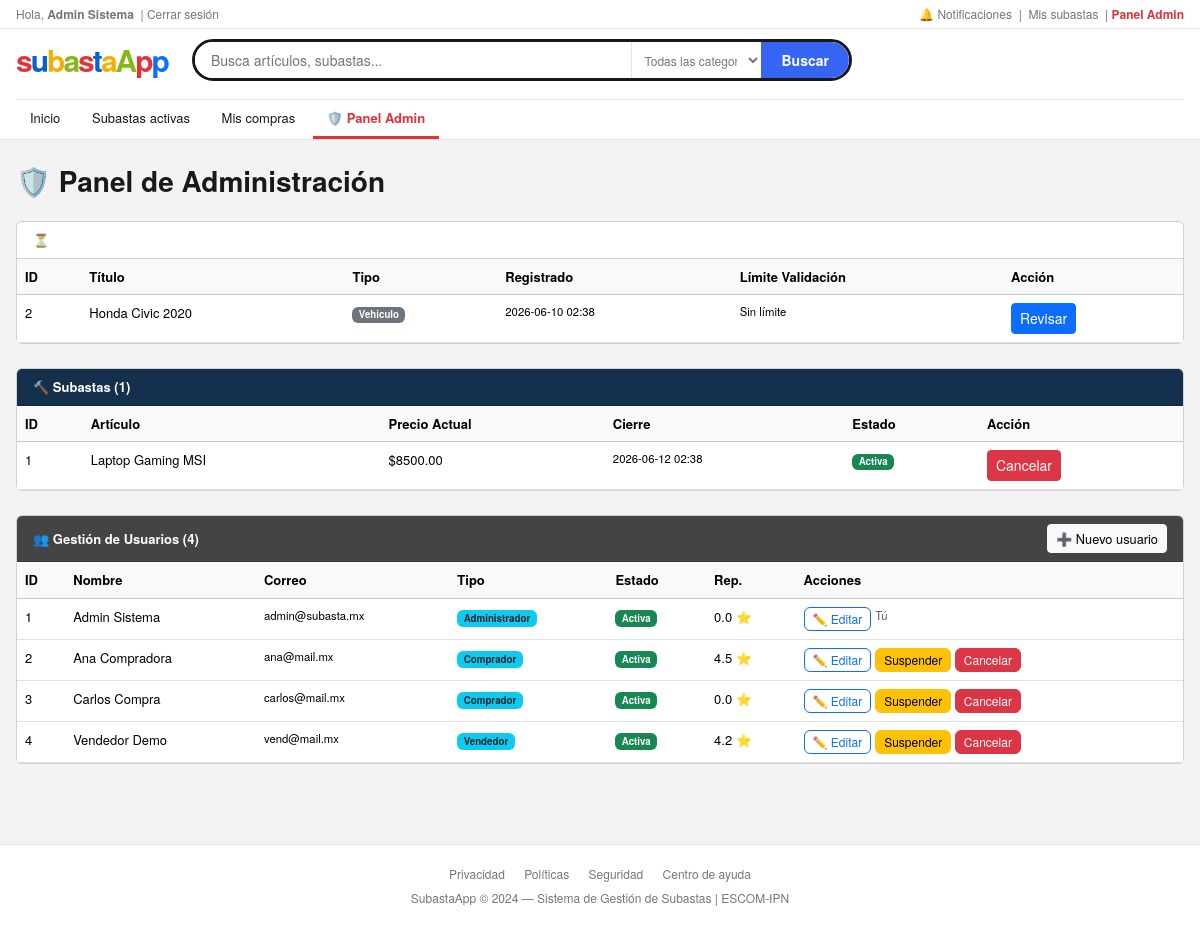
The app's page /admin (signed in) with its own data.
### tables this page shows
CREATE TABLE usuario (
        id_usuario      INTEGER PRIMARY KEY AUTOINCREMENT,
        nombre          TEXT    NOT NULL,
        correo          TEXT    NOT NULL UNIQUE,
        password_hash   TEXT    NOT NULL,
        id_tipo         INTEGER NOT NULL REFERENCES cat_tipo_usuario(id),
        id_estado       INTEGER NOT NULL DEFAULT 1 REFERENCES cat_estado_cuenta(id),
        reputacion      REAL    NOT NULL DEFAULT 0,
        total_cal       INTEGER NOT NULL DEFAULT 0,
        fecha_registro  TEXT    NOT NULL DEFAULT (datetime('now')),
        terminos_ok     INTEGER NOT NULL DEFAULT 0
    );

CREATE TABLE validacion (
        id_validacion   INTEGER PRIMARY KEY AUTOINCREMENT,
        id_articulo     INTEGER NOT NULL REFERENCES articulo(id_articulo),
        id_admin        INTEGER REFERENCES usuario(id_usuario),
        decision        TEXT,               -- Aprobado, Rechazado, Automatico
        comentario      TEXT,
        fecha_limite    TEXT,               -- para control del temporizador
        fecha_decision  TEXT,
        extendida       INTEGER DEFAULT 0
    );

CREATE TABLE articulo (
        id_articulo     INTEGER PRIMARY KEY AUTOINCREMENT,
        titulo          TEXT    NOT NULL,
        descripcion     TEXT    NOT NULL,
        id_tipo         INTEGER NOT NULL REFERENCES cat_tipo_articulo(id),
        id_condicion    INTEGER NOT NULL REFERENCES cat_condicion_articulo(id),
        ubicacion       TEXT,
        id_vendedor     INTEGER NOT NULL REFERENCES usuario(id_usuario),
        id_estado       INTEGER NOT NULL DEFAULT 1 REFERENCES cat_estado_articulo(id),
        fecha_registro  TEXT    NOT NULL DEFAULT (datetime('now')),
        imagen_path     TEXT
    );

CREATE TABLE cat_tipo_articulo (
        id   INTEGER PRIMARY KEY,
        tipo TEXT NOT NULL UNIQUE   -- General, Vehiculo, Inmueble, Digital, Entrada
    );

CREATE TABLE subasta (
        id_subasta      INTEGER PRIMARY KEY AUTOINCREMENT,
        id_articulo     INTEGER NOT NULL REFERENCES articulo(id_articulo),
        id_tipo         INTEGER NOT NULL REFERENCES cat_tipo_subasta(id),
        precio_base     REAL    NOT NULL,
        precio_actual   REAL    NOT NULL,
        incremento_min  REAL    NOT NULL DEFAULT 1,
        fecha_inicio    TEXT    NOT NULL,
        fecha_fin       TEXT    NOT NULL,
        id_estado       INTEGER NOT NULL DEFAULT 1 REFERENCES cat_estado_subasta(id),
        id_ganador      INTEGER REFERENCES usuario(id_usuario),
        motivo_cancel   TEXT
    );

CREATE TABLE cat_estado_subasta (
        id     INTEGER PRIMARY KEY,
        estado TEXT NOT NULL UNIQUE
    );

CREATE TABLE cat_tipo_usuario (
        id   INTEGER PRIMARY KEY,
        tipo TEXT NOT NULL UNIQUE   -- Administrador, Comprador, Vendedor
    );

CREATE TABLE cat_estado_cuenta (
        id     INTEGER PRIMARY KEY,
        estado TEXT NOT NULL UNIQUE
    );

### app.py (the view)
@app.route("/admin")
@admin_required
def admin_dashboard():
    db = get_db()
    verificar_aprobacion_automatica(db)
    pendientes = db.execute(
        """SELECT a.id_articulo, a.titulo, t.tipo as tipo_art,
                  a.fecha_registro, v.fecha_limite, v.id_validacion
           FROM articulo a
           JOIN cat_tipo_articulo t ON t.id = a.id_tipo
           LEFT JOIN validacion v ON v.id_articulo = a.id_articulo AND v.decision IS NULL
           WHERE a.id_estado = 1
           ORDER BY a.fecha_registro ASC"""
    ).fetchall()
    subastas_activas = db.execute(
        """SELECT s.id_subasta, a.titulo, s.fecha_fin, s.precio_actual,
                  e.estado, s.id_estado
           FROM subasta s
           JOIN articulo a ON a.id_articulo = s.id_articulo
           JOIN cat_estado_subasta e ON e.id = s.id_estado
           ORDER BY s.fecha_fin ASC"""
    ).fetchall()
    usuarios = db.execute(
        """SELECT u.id_usuario, u.nombre, u.correo, t.tipo, e.estado, u.reputacion
           FROM usuario u
           JOIN cat_tipo_usuario t ON t.id = u.id_tipo
           JOIN cat_estado_cuenta e ON e.id = u.id_estado
           ORDER BY u.fecha_registro DESC"""
    ).fetchall()
    db.close()
    return render_template("admin_dashboard.html",
                           pendientes=pendientes,
                           subastas=subastas_activas,
                           usuarios=usuarios)

### app.py (called while the page is built, shortened)
def login_required(f):
    @wraps(f)
    def decorated(*args, **kwargs):
        if "user_id" not in session:
            flash("Inicia sesión para continuar.", "warning")
            return redirect(url_for("login"))
        return f(*args, **kwargs)
    return decorated

def admin_required(f):
    @wraps(f)
    def decorated(*args, **kwargs):
        if session.get("user_tipo") != 1:
            flash("Acceso restringido a administradores.", "danger")
            return redirect(url_for("index"))
        return f(*args, **kwargs)
    return login_required(decorated)

def now_str():
    return datetime.datetime.utcnow().strftime("%Y-%m-%d %H:%M:%S")

def verificar_aprobacion_automatica(db):
    pendientes = db.execute(
        """SELECT v.id_validacion, v.id_articulo, a.id_vendedor
           FROM validacion v
           JOIN articulo a ON a.id_articulo = v.id_articulo
           JOIN cat_tipo_articulo t ON t.id = a.id_tipo
           WHERE v.decision IS NULL
             AND t.tipo = 'General'
             AND v.fecha_limite <= ?""",
        (now_str(),)
    ).fetchall()
    if pendientes:
        db.commit()

### database.py (called while the page is built)
def get_db():
    conn = sqlite3.connect(DB_PATH)
    conn.row_factory = sqlite3.Row
    conn.execute("PRAGMA foreign_keys = ON")
    return conn

### templates/admin_dashboard.html (shortened to what this page needs)
{% extends "base.html" %}
{% block content %}
<h3 class="fw-bold mb-4" style="color:var(--primary)">🛡️ Panel de Administración</h3>
<div class="card mb-4">
  <div class="card-header fw-bold" style="background:var(--primary);color:#fff">
    ⏳ Artículos Pendientes de Validación ({{ pendientes|length }})
  </div>
  <div class="card-body p-0">
    {% if pendientes %}
    <table class="table table-hover mb-0">
      <thead class="table-light"><tr>
        <th>ID</th><th>Título</th><th>Tipo</th><th>Registrado</th><th>Límite Validación</th><th>Acción</th>
      </tr></thead>
      <tbody>
      {% for p in pendientes %}
      <tr>
        <td>{{ p.id_articulo }}</td>
        <td>{{ p.titulo }}</td>
        <td><span class="badge bg-secondary">{{ p.tipo_art }}</span></td>
        <td class="small">{{ p.fecha_registro[:16] }}</td>
        <td class="small {% if p.tipo_art == 'General' %}text-danger fw-bold{% endif %}">
          {% if p.tipo_art == 'General' %}⚠️ {{ p.fecha_limite[:16] if p.fecha_limite else 'N/A' }}{% else %}Sin límite{% endif %}
        </td>
        <td><a href="{{ url_for('admin_validar', id_art=p.id_articulo) }}" class="btn btn-sm btn-primary">Revisar</a></td>
      </tr>
      {% endfor %}
      </tbody>
    </table>
    {% else %}
    <p class="text-muted text-center py-3 mb-0">✅ No hay artículos pendientes</p>
    {% endif %}
  </div>
</div>
<div class="card mb-4">
  <div class="card-header fw-bold" style="background:#14304d;color:#fff">
    🔨 Subastas ({{ subastas|length }})
  </div>
  <div class="card-body p-0">
    {% if subastas %}
    <table class="table table-hover mb-0">
      <thead class="table-light"><tr>
        <th>ID</th><th>Artículo</th><th>Precio Actual</th><th>Cierre</th><th>Estado</th><th>Acción</th>
      </tr></thead>
      <tbody>
      {% for s in subastas %}
      <tr>
        <td>{{ s.id_subasta }}</td>
        <td>{{ s.titulo }}</td>
        <td>${{ "%.2f"|format(s.precio_actual) }}</td>
        <td class="small">{{ s.fecha_fin[:16] }}</td>
        <td>
          <span class="badge {% if s.id_estado==1 %}bg-success{% elif s.id_estado==4 %}bg-danger{% else %}bg-secondary{% endif %}">
            {{ s.estado }}
          </span>
        </td>
        <td>
          {% if s.id_estado == 1 %}
          <button class="btn btn-sm btn-danger" data-bs-toggle="modal" data-bs-target="#cancelModal{{ s.id_subasta }}">Cancelar</button>
          {% else %}—{% endif %}
        </td>
      </tr>
      {% endfor %}
      </tbody>
    </table>
    {% else %}
    <p class="text-muted text-center py-3 mb-0">No hay subastas registradas</p>
    {% endif %}
  </div>
</div>
<div class="card">
  <div class="card-header fw-bold d-flex justify-content-between align-items-center" style="background:#444;color:#fff">
    <span>👥 Gestión de Usuarios ({{ usuarios|length }})</span>
    <a href="{{ url_for('admin_nuevo_usuario') }}" class="btn btn-sm btn-light" style="font-size:.8rem">➕ Nuevo usuario</a>
  </div>
  <div class="card-body p-0">
    <table class="table table-hover mb-0">
      <thead class="table-light"><tr>
        <th>ID</th><th>Nombre</th><th>Correo</th><th>Tipo</th><th>Estado</th><th>Rep.</th><th>Acciones</th>
      </tr></thead>
      <tbody>
      {% for u in usuarios %}
      <tr>
        <td>{{ u.id_usuario }}</td>
        <td>{{ u.nombre }}</td>
        <td class="small">{{ u.correo }}</td>
        <td><span class="badge bg-info text-dark">{{ u.tipo }}</span></td>
        <td>
          <span class="badge {% if u.estado=='Activa' %}bg-success{% elif u.estado=='Suspendida' %}bg-warning text-dark{% else %}bg-danger{% endif %}">
            {{ u.estado }}
          </span>
        </td>
        <td>{{ "%.1f"|format(u.reputacion) }} ⭐</td>
        <td>
          <div class="d-flex flex-wrap gap-1">
            <a href="{{ url_for('admin_editar_usuario', id_usr=u.id_usuario) }}"
               class="btn btn-xs btn-outline-primary" style="font-size:.75rem;padding:2px 8px">✏️ Editar</a>
            {% if u.id_usuario != session.user_id %}
            <form method="POST" action="{{ url_for('admin_gestionar_usuario', id_usr=u.id_usuario) }}" class="d-inline">
              {% if u.estado == 'Activa' %}
              <button name="accion" value="Suspender" class="btn btn-xs btn-warning" style="font-size:.75rem;padding:2px 8px">Suspender</button>
              <button name="accion" value="Cancelar" class="btn btn-xs btn-danger" style="font-size:.75rem;padding:2px 8px">Cancelar</button>
              {% elif u.estado == 'Suspendida' %}
              <button name="accion" value="Reactivar" class="btn btn-xs btn-success" style="font-size:.75rem;padding:2px 8px">Reactivar</button>
              <button name="accion" value="Cancelar" class="btn btn-xs btn-danger" style="font-size:.75rem;padding:2px 8px">Cancelar</button>
              {% else %}
              <button name="accion" value="Reactivar" class="btn btn-xs btn-outline-success" style="font-size:.75rem;padding:2px 8px">Reactivar</button>
              {% endif %}
            </form>
            {% else %}<span class="text-muted small">Tú</span>{% endif %}
          </div>
        </td>
      </tr>
      {% endfor %}
      </tbody>
    </table>
  </div>
</div>
{% endblock %}

### templates/base.html (shortened to what this page needs)
<!DOCTYPE html>
<html lang="es">
<head>
<link rel="stylesheet" href="https://cdn.jsdelivr.net/npm/bootstrap@5.3.2/dist/css/bootstrap.min.css">
</head>
<body>
<div class="eb-topbar">
  <div class="eb-container">
    <div class="d-flex justify-content-between align-items-center" style="padding:5px 0;">
      <div>
        {% if session.user_id %}
          Hola, <strong>{{ session.user_nombre }}</strong>
          &nbsp;|&nbsp;<a href="{{ url_for('logout') }}">Cerrar sesión</a>
        {% else %}
          <a href="{{ url_for('login') }}">Iniciar sesión</a>
          &nbsp;o&nbsp;
          <a href="{{ url_for('registro') }}"><strong>Regístrate</strong></a>
        {% endif %}
      </div>
      <div>
        {% if session.user_id %}
        <a href="{{ url_for('notificaciones') }}" id="notif-link">
          🔔 Notificaciones
        </a>
        &nbsp;|&nbsp;
        <a href="{{ url_for('mi_historial') }}">Mis subastas</a>
        {% endif %}
        {% if session.user_tipo == 1 %}
        &nbsp;|&nbsp;<a href="{{ url_for('admin_dashboard') }}" style="color:var(--eb-red)"><strong>Panel Admin</strong></a>
        {% endif %}
      </div>
    </div>
  </div>
</div>
<header class="eb-header">
  <div class="eb-container">
    <div class="d-flex align-items-center gap-3" style="padding-bottom:10px;">
      <a href="/" class="eb-logo" style="margin-right:8px;">
        <span>s</span><span>u</span><span>b</span><span>a</span><span>s</span><span>t</span><span>a</span><span>A</span><span>p</span><span>p</span>
      </a>
      <form class="eb-search flex-fill" action="{{ url_for('catalogo') }}" method="GET" style="max-width:660px;">
        <input type="text" name="q" placeholder="Busca artículos, subastas...">
        <select name="categoria">
          <option value="">Todas las categorías</option>
        </select>
        <button type="submit">Buscar</button>
      </form>
    </div>
    <nav class="eb-header-nav">
      <a href="/" {% if request.endpoint=='index' %}class="active"{% endif %}>Inicio</a>
      <a href="{{ url_for('catalogo') }}" {% if request.endpoint=='catalogo' %}class="active"{% endif %}>Subastas activas</a>
      {% if session.user_id %}
      <a href="{{ url_for('mi_historial') }}" {% if request.endpoint=='mi_historial' %}class="active"{% endif %}>Mis compras</a>
      {% endif %}
      {% if session.user_tipo == 1 %}
      <a href="{{ url_for('admin_dashboard') }}" class="special" {% if request.endpoint=='admin_dashboard' %}style="border-bottom-color:var(--eb-red)"{% endif %}>
        🛡️ Panel Admin
      </a>
      {% endif %}
    </nav>
  </div>
</header>
<div class="eb-container" style="padding-top:8px;">
</div>
<main class="eb-main">
  <div class="eb-container">
    {% block content %}{% endblock %}
  </div>
</main>
<footer class="eb-footer">
  <div class="eb-container">
    <div style="margin-bottom:6px;">
      <a href="#" style="color:var(--eb-text2);margin:0 8px;text-decoration:none;">Privacidad</a>
      <a href="#" style="color:var(--eb-text2);margin:0 8px;text-decoration:none;">Políticas</a>
      <a href="#" style="color:var(--eb-text2);margin:0 8px;text-decoration:none;">Seguridad</a>
      <a href="#" style="color:var(--eb-text2);margin:0 8px;text-decoration:none;">Centro de ayuda</a>
    </div>
    SubastaApp &copy; 2024 — Sistema de Gestión de Subastas | ESCOM-IPN
  </div>
</footer>
</body>
</html>

### templates/base.html (style rules this page uses)
:root { --eb-blue:#3665f3; --eb-blue-dark:#2b52cc; --eb-red:#e53238; --eb-green:#86b817; --eb-yellow:#f5af02; --eb-gray:#767676; --eb-border:#e5e5e5; --eb-bg:#f3f3f3; --eb-text:#191919; --eb-text2:#767676; --eb-white:#fff; --eb-radius:4px; }
* { box-sizing:border-box; }
body { background:var(--eb-bg);font-family:"Helvetica Neue",Helvetica,Arial,sans-serif;color:var(--eb-text);font-size:13px;margin:0; }
.eb-topbar { background:var(--eb-white);border-bottom:1px solid var(--eb-border);font-size:12px;color:var(--eb-text2); }
.eb-topbar a { color:var(--eb-text2);text-decoration:none; }
.eb-header { background:var(--eb-white);border-bottom:1px solid var(--eb-border);padding:10px 0 0; }
.eb-logo { font-size:30px;font-weight:900;letter-spacing:-2px;text-decoration:none;line-height:1; }
.eb-logo span:nth-child(1) { color:#e53238; }
.eb-logo span:nth-child(2) { color:#0064d2; }
.eb-logo span:nth-child(3) { color:#f5af02; }
.eb-logo span:nth-child(4) { color:#86b817; }
.eb-logo span:nth-child(5) { color:#e53238; }
.eb-logo span:nth-child(6) { color:#0064d2; }
.eb-logo span:nth-child(7) { color:#f5af02; }
.eb-logo span:nth-child(8) { color:#86b817; }
.eb-logo span:nth-child(9) { color:#e53238; }
.eb-search { display:flex;align-items:stretch;border:3px solid var(--eb-text);border-radius:28px;overflow:hidden;height:42px; }
.eb-search input { flex:1;border:none;outline:none;padding:0 16px;font-size:14px;background:var(--eb-white); }
.eb-search select { border:none;border-left:1px solid var(--eb-border);outline:none;padding:0 8px;background:var(--eb-white);font-size:12px;color:var(--eb-text2);max-width:130px; }
.eb-search button { background:var(--eb-blue);border:none;padding:0 20px;color:#fff;font-size:14px;font-weight:700;cursor:pointer;border-radius:0 25px 25px 0; }
.eb-header-nav { border-top:1px solid var(--eb-border);margin-top:8px; }
.eb-header-nav a { display:inline-block;padding:8px 14px;font-size:13px;color:var(--eb-text);text-decoration:none;border-bottom:3px solid transparent; }
.eb-header-nav a.special { color:var(--eb-red);font-weight:600; }
.eb-container { max-width:1200px;margin:0 auto;padding:0 16px; }
.eb-main { padding:16px 0 40px; }
.eb-footer { background:#fff;border-top:1px solid var(--eb-border);padding:20px 0;margin-top:40px;font-size:12px;color:var(--eb-text2);text-align:center; }

### records on screen
usuario: user_nombre "Admin Sistema", id_usuario "1", nombre "Admin Sistema", correo "admin@subasta.mx", tipo "Administrador", estado "Activa", reputacion "0.0", shows "Tú"
validacion: id_articulo "2", titulo "Honda Civic 2020", tipo_art "Vehiculo", fecha_registro "2026-06-10 02:38"
subasta: id_subasta "1", titulo "Laptop Gaming MSI", precio_actual "8500.00", fecha_fin "2026-06-12 02:38", estado "Activa"
usuario: id_usuario "2", nombre "Ana Compradora", correo "ana@mail.mx", tipo "Comprador", estado "Activa", reputacion "4.5", shows "Suspender"
usuario: id_usuario "3", nombre "Carlos Compra", correo "carlos@mail.mx", tipo "Comprador", estado "Activa", reputacion "0.0", shows "Suspender"
usuario: id_usuario "4", nombre "Vendedor Demo", correo "vend@mail.mx", tipo "Vendedor", estado "Activa", reputacion "4.2", shows "Suspender"

### other values on screen
{{ subastas|length }} "1"
{{ usuarios|length }} "4"
